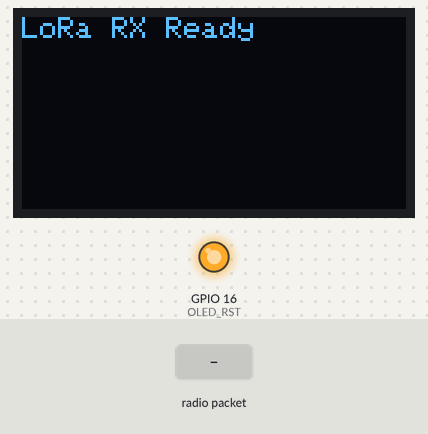
This sketch was run on a simulated ESP32. Shown: 128×64 one-colour display, output pins drawn as LEDs (lit = HIGH). The inputs (shaded band) are chosen by the test bench. No radio packets arrive unless stated; what the sketch prints to the serial monitor is not drawn.

Above: at 3.2 s.
3.3 s: radio packet "1" arrives
At 4.2 s:
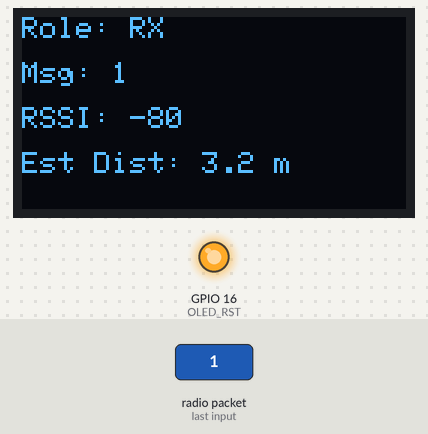
4.8 s: radio packet "0" arrives
At 5.4 s:
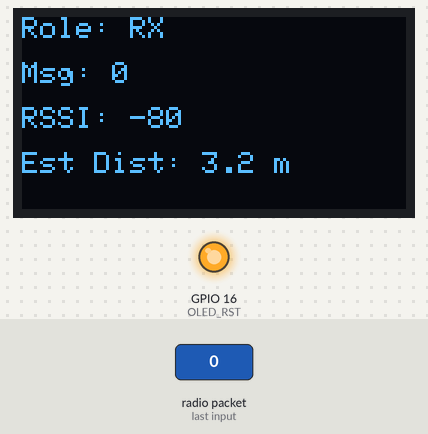
6.3 s: radio packet "2" arrives
Timing chart, 0 to 9.3 s (numbered marks = the images above; inputs shaded):
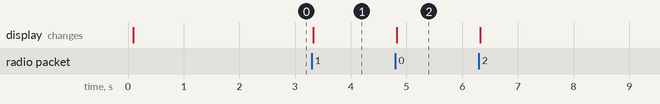

The sketch:

sketch_jul14cRX.ino
```cpp
#include <SPI.h>
#include <LoRa.h>
#include <Wire.h>
#include <Adafruit_GFX.h>
#include <Adafruit_SSD1306.h>

#define SCK     5
#define MISO    19
#define MOSI    27
#define SS      18
#define RST     14
#define DIO0    26
#define BAND    866E6

#define OLED_SDA 4
#define OLED_SCL 15
#define OLED_RST 16
#define SCREEN_WIDTH 128
#define SCREEN_HEIGHT 64

Adafruit_SSD1306 display(SCREEN_WIDTH, SCREEN_HEIGHT, &Wire, OLED_RST);

float estimateDistance(int rssi) {
  float txPower = -70;  // assumed RSSI at 1 meter
  float n = 2.0;         // path-loss exponent
  float dist = pow(10.0, (txPower - rssi) / (10 * n));
  if (dist > 10) dist = 10;
  if (dist < 1) dist = 1;
  return dist;
}

void setup() {
  pinMode(OLED_RST, OUTPUT);
  digitalWrite(OLED_RST, LOW); delay(20); digitalWrite(OLED_RST, HIGH);

  Wire.begin(OLED_SDA, OLED_SCL);
  display.begin(SSD1306_SWITCHCAPVCC, 0x3C);
  display.clearDisplay(); display.setTextColor(WHITE); display.setTextSize(1);

  Serial.begin(115200);
  SPI.begin(SCK, MISO, MOSI, SS);
  LoRa.setPins(SS, RST, DIO0);

  if (!LoRa.begin(BAND)) {
    display.println("LoRa failed!"); display.display();
    while (1);
  }

  display.setCursor(0, 0);
  display.println("LoRa RX Ready");
  display.display();
  delay(2000);
}

void loop() {
  int packetSize = LoRa.parsePacket();
  if (packetSize) {
    String msg = "";
    while (LoRa.available()) {
      msg += (char)LoRa.read();
    }

    int rssi = LoRa.packetRssi();
    float distance = estimateDistance(rssi);

    display.clearDisplay();
    display.setCursor(0, 0);
    display.println("Role: RX");
    display.setCursor(0, 15);
    display.print("Msg: ");
    display.println(msg);
    display.setCursor(0, 30);
    display.print("RSSI: ");
    display.print(rssi);
    display.setCursor(0, 45);
    display.print("Est Dist: ");
    display.print(distance, 1);
    display.println(" m");
    display.display();

    Serial.print("Received: ");
    Serial.print(msg);
    Serial.print(" | RSSI: ");
    Serial.print(rssi);
    Serial.print(" | Distance: ");
    Serial.println(distance);
  }
}
```

Measured:
- after the input at 3.3 s, the display: changes at once (image 1)
- after the input at 4.8 s, the display: changes at once (image 2)
